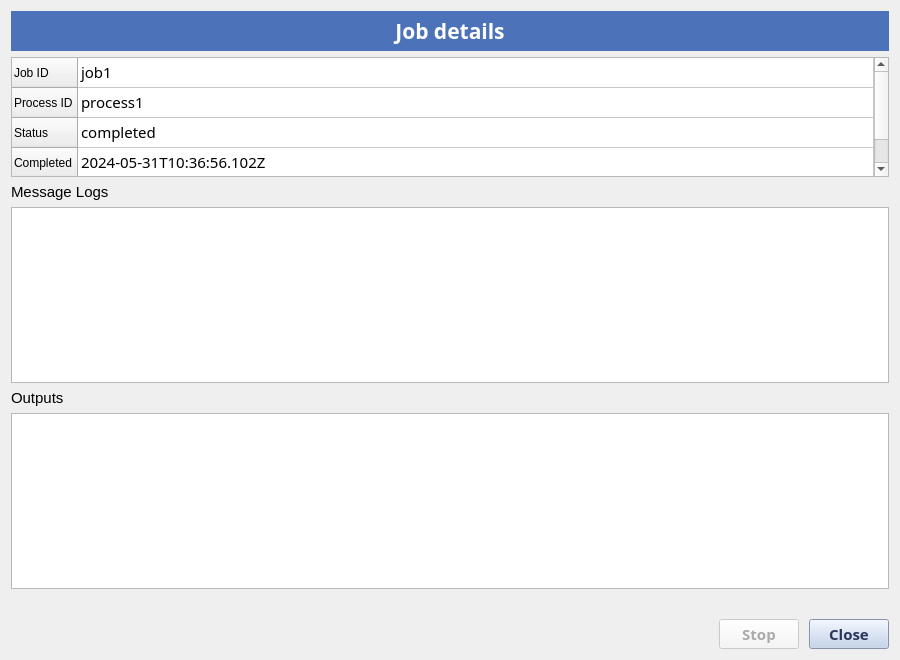
<?xml version="1.0" encoding="UTF-8"?>
<ui version="4.0">
 <class>Form</class>
 <widget class="QWidget" name="Form">
  <property name="geometry">
   <rect>
    <x>0</x>
    <y>0</y>
    <width>900</width>
    <height>660</height>
   </rect>
  </property>
  <property name="font">
   <font>
    <family>Fira Sans</family>
    <pointsize>11</pointsize>
   </font>
  </property>
  <property name="windowTitle">
   <string>Form</string>
  </property>
  <property name="styleSheet">
   <string notr="true">QFrame#frame { background: #EFEFEF }

QPushButton { 
	background: #BCCEEB;
	color: #2A3559;
	font-weight: bold;
}
QPushButton:disabled {
	background: #f6f6f6;
	color: #aaa;
}

</string>
  </property>
  <layout class="QVBoxLayout" name="verticalLayout">
   <item>
    <widget class="QLabel" name="label">
     <property name="font">
      <font>
       <family>Fira Sans</family>
       <pointsize>16</pointsize>
       <weight>75</weight>
       <bold>true</bold>
      </font>
     </property>
     <property name="styleSheet">
      <string notr="true">background: #4C72BA;
color: white;
padding: 5px;</string>
     </property>
     <property name="text">
      <string>Job details</string>
     </property>
     <property name="alignment">
      <set>Qt::AlignCenter</set>
     </property>
    </widget>
   </item>
   <item>
    <widget class="QTableWidget" name="table">
     <property name="font">
      <font>
       <family>Fira Sans</family>
       <pointsize>11</pointsize>
      </font>
     </property>
     <property name="sizeAdjustPolicy">
      <enum>QAbstractScrollArea::AdjustToContents</enum>
     </property>
     <property name="editTriggers">
      <set>QAbstractItemView::NoEditTriggers</set>
     </property>
     <property name="columnCount">
      <number>1</number>
     </property>
     <attribute name="horizontalHeaderVisible">
      <bool>false</bool>
     </attribute>
     <attribute name="horizontalHeaderStretchLastSection">
      <bool>true</bool>
     </attribute>
     <row>
      <property name="text">
       <string>Job ID</string>
      </property>
     </row>
     <row>
      <property name="text">
       <string>Process ID</string>
      </property>
     </row>
     <row>
      <property name="text">
       <string>Status</string>
      </property>
     </row>
     <row>
      <property name="text">
       <string>Completed</string>
      </property>
     </row>
     <column/>
     <item row="0" column="0">
      <property name="text">
       <string>job1</string>
      </property>
     </item>
     <item row="1" column="0">
      <property name="text">
       <string>process1</string>
      </property>
     </item>
     <item row="2" column="0">
      <property name="text">
       <string>completed</string>
      </property>
     </item>
     <item row="3" column="0">
      <property name="text">
       <string>2024-05-31T10:36:56.102Z</string>
      </property>
     </item>
    </widget>
   </item>
   <item>
    <widget class="QLabel" name="label_2">
     <property name="font">
      <font>
       <pointsize>11</pointsize>
      </font>
     </property>
     <property name="text">
      <string>Message Logs</string>
     </property>
    </widget>
   </item>
   <item>
    <widget class="QTextBrowser" name="message_log">
     <property name="font">
      <font>
       <pointsize>9</pointsize>
      </font>
     </property>
    </widget>
   </item>
   <item>
    <widget class="QLabel" name="label_3">
     <property name="font">
      <font>
       <pointsize>11</pointsize>
      </font>
     </property>
     <property name="text">
      <string>Outputs</string>
     </property>
    </widget>
   </item>
   <item>
    <widget class="QTableWidget" name="outputs_table">
     <property name="alternatingRowColors">
      <bool>true</bool>
     </property>
     <property name="selectionMode">
      <enum>QAbstractItemView::SingleSelection</enum>
     </property>
     <property name="selectionBehavior">
      <enum>QAbstractItemView::SelectRows</enum>
     </property>
     <attribute name="horizontalHeaderStretchLastSection">
      <bool>true</bool>
     </attribute>
    </widget>
   </item>
   <item>
    <spacer name="verticalSpacer">
     <property name="orientation">
      <enum>Qt::Vertical</enum>
     </property>
     <property name="sizeHint" stdset="0">
      <size>
       <width>20</width>
       <height>40</height>
      </size>
     </property>
    </spacer>
   </item>
   <item>
    <layout class="QHBoxLayout" name="horizontalLayout">
     <property name="spacing">
      <number>10</number>
     </property>
     <item>
      <spacer name="horizontalSpacer">
       <property name="orientation">
        <enum>Qt::Horizontal</enum>
       </property>
       <property name="sizeHint" stdset="0">
        <size>
         <width>40</width>
         <height>20</height>
        </size>
       </property>
      </spacer>
     </item>
     <item>
      <widget class="QPushButton" name="stop_button">
       <property name="enabled">
        <bool>false</bool>
       </property>
       <property name="font">
        <font>
         <family>Fira Sans</family>
         <pointsize>11</pointsize>
         <weight>75</weight>
         <bold>true</bold>
        </font>
       </property>
       <property name="text">
        <string>Stop</string>
       </property>
      </widget>
     </item>
     <item>
      <widget class="QPushButton" name="close_button">
       <property name="font">
        <font>
         <family>Fira Sans</family>
         <pointsize>11</pointsize>
         <weight>75</weight>
         <bold>true</bold>
        </font>
       </property>
       <property name="text">
        <string>Close</string>
       </property>
      </widget>
     </item>
    </layout>
   </item>
  </layout>
 </widget>
 <resources/>
 <connections/>
</ui>
